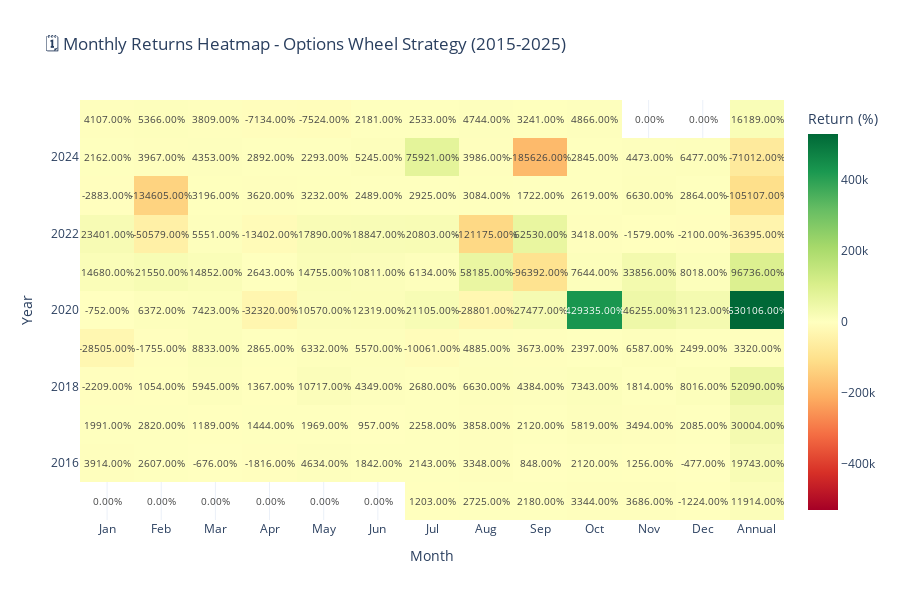

Write notebook code for a chart like this one.
### Markdown cell above
## 🗓️ Monthly and Annual Returns Heatmap

This heatmap visualizes returns across months and years, helping identify:
- **Seasonal patterns**: Which months tend to be stronger or weaker
- **Yearly performance**: How each year contributed to overall returns
- **Consistency**: Whether the strategy delivers stable returns across different market conditions

**Color coding:**
- 🟢 Green shades = Positive returns
- 🔴 Red shades = Negative returns
- Intensity = Magnitude of returns

### Code cell
# Create month and year columns
df['Year'] = df['Date'].dt.year
df['Month'] = df['Date'].dt.month
df['Month_Name'] = df['Date'].dt.strftime('%b')

# Calculate monthly returns
monthly_returns = df.groupby(['Year', 'Month', 'Month_Name'])['PnL'].sum().reset_index()
monthly_pivot = monthly_returns.pivot(index='Year', columns='Month_Name', values='PnL')

# Reorder columns to calendar order
month_order = ['Jan', 'Feb', 'Mar', 'Apr', 'May', 'Jun', 'Jul', 'Aug', 'Sep', 'Oct', 'Nov', 'Dec']
monthly_pivot = monthly_pivot.reindex(columns=month_order)

# Calculate annual returns
annual_returns = df.groupby('Year')['PnL'].sum()
monthly_pivot['Annual'] = annual_returns

# Create heatmap
fig = go.Figure(data=go.Heatmap(
    z=monthly_pivot.values,
    x=monthly_pivot.columns,
    y=monthly_pivot.index,
    colorscale='RdYlGn',
    zmid=0,
    text=monthly_pivot.values,
    texttemplate='%{text:.2f}%',
    textfont={"size": 10},
    colorbar=dict(title="Return (%)"),
    hovertemplate='<b>Year:</b> %{y}<br><b>Month:</b> %{x}<br><b>Return:</b> %{z:.2f}%<extra></extra>'
))

fig.update_layout(
    title='🗓️ Monthly Returns Heatmap - Options Wheel Strategy (2015-2025)',
    xaxis_title='Month',
    yaxis_title='Year',
    height=600,
    template='plotly_white'
)

fig.show()

# Display annual summary
print("\n📊 Annual Performance Summary:")
print("="*40)
for year in sorted(annual_returns.index):
    print(f"{year}: {annual_returns[year]:+.2f}%")

### Figure 1 — Plotly figure (JSON) as saved in the notebook; plotly's stock layout.template omitted (floating-point values rounded to 4 significant figures; data arrays with more than 128 entries replaced by an {"elided": "..."} marker saying what was removed)
{"data": [{"colorbar": {"title": {"text": "Return (%)"}}, "colorscale": [[0, "rgb(165,0,38)"], [0.1, "rgb(215,48,39)"], [0.2, "rgb(244,109,67)"], [0.3, "rgb(253,174,97)"], [0.4, "rgb(254,224,139)"], [0.5, "rgb(255,255,191)"], [0.6, "rgb(217,239,139)"], [0.7, "rgb(166,217,106)"], [0.8, "rgb(102,189,99)"], [0.9, "rgb(26,152,80)"], [1, "rgb(0,104,55)"]], "hovertemplate": "<b>Year:</b> %{y}<br><b>Month:</b> %{x}<br><b>Return:</b> %{z:.2f}%<extra></extra>", "text": {"elided": "11x13 int values"}, "textfont": {"size": 10}, "texttemplate": "%{text:.2f}%", "type": "heatmap", "x": ["Jan", "Feb", "Mar", "Apr", "May", "Jun", "Jul", "Aug", "Sep", "Oct", "Nov", "Dec", "Annual"], "y": [2015, 2016, 2017, 2018, 2019, 2020, 2021, 2022, 2023, 2024, 2025], "z": {"elided": "11x13 int values"}, "zmid": 0}], "layout": {"height": 600, "title": {"text": "🗓️ Monthly Returns Heatmap - Options Wheel Strategy (2015-2025)"}, "xaxis": {"title": {"text": "Month"}}, "yaxis": {"title": {"text": "Year"}}}}
